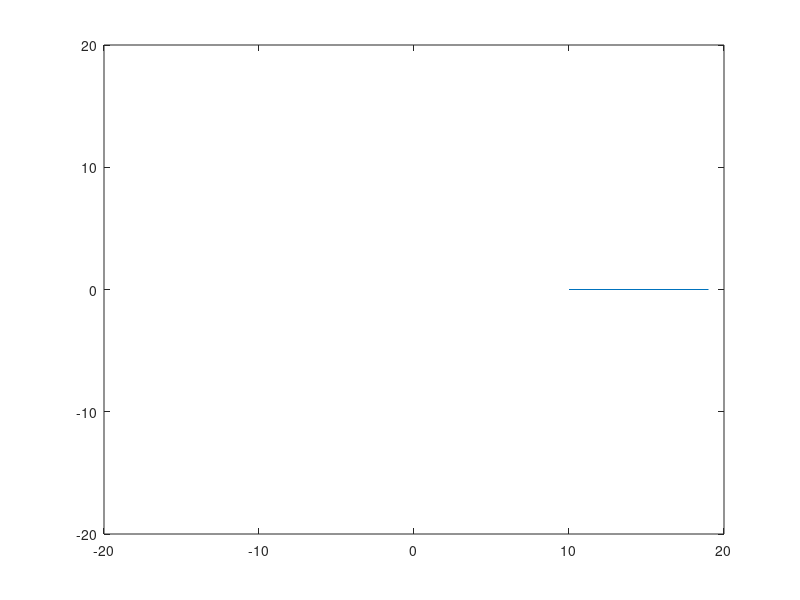

Here is the MATLAB script that generated this plot: (Note: this script raises an error after producing the figure.)
l1 = 10;
l2 = 9;

theta1 = linspace(0, 90, 1000);
theta2 = linspace(0, 180, 1000);

x1 = l1 * cosd(theta1);
y1 = l1 * sind(theta1);
x2 = x1 + l2 * cosd(theta1 + theta2);
y2 = y1 + l2 * sind(theta1 + theta2);

p1 = plot([0, x1(1)], [0, y1(1)]);
p2 = plot([x1(1), x2(1)], [y1(1), y2(1)]);
hold on

xlim([-1 * l1 * 2, 1 * l1 * 2])
ylim([-1 * l1 * 2, 1 * l1 * 2])

for i = 1:10:length(theta1)
    delete(p1); delete(p2);
    p1 = plot([0, x1(i)], [0, y1(i)], 'r');
    p2 = plot([x1(i), x2(i)], [y1(i), y2(i)], 'b');
    drawnow
    pause(0.1)
end


